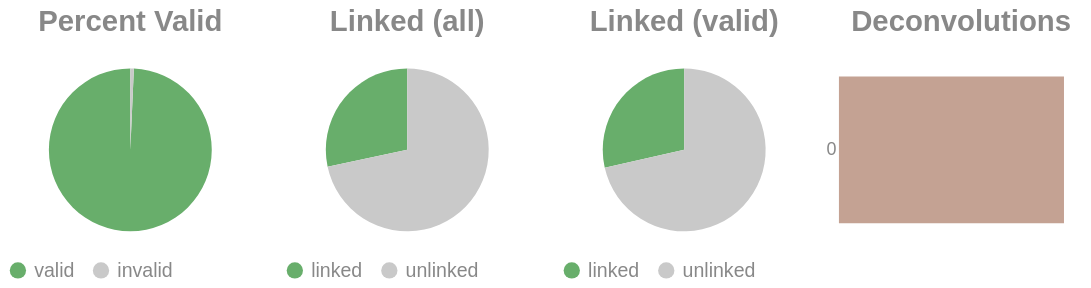

Notebook source saved alongside this figure:
### Code cell
if SKIPLR:
    pass
else:
    clash = Counter()
    for i in valids['molecule'].to_list():
        _mol = i.split("-")
        if len(_mol) == 1:
            clash.update('0')
        else:
            clash.update(_mol[-1])

    _d = {"deconvolutions": [], 'count': []}
    for k,v in clash.items():
        _d['deconvolutions'].append(k)
        _d['count'].append(v)

    tot_valid = valids['reads'].sum()
    mask = valids['reads'] >= 2
    n_linked_reads = valids.filter(mask)['reads'].sum()
    if n_linked_reads == 0:
        print_html("No linked molecules (>=2 reads) were detected; skipping linked-only distributions.")
        SKIPLR = True
    else:
        perc_valid = round(tot_valid / n_reads, 4)
        linked_perc_abs = round(n_linked_reads / n_reads, 4)
        linked_perc = round(n_linked_reads / tot_valid, 4)

    _valid = pl.DataFrame({"valids": ['valid', 'invalid'], "count": [tot_valid, n_reads - tot_valid]})
    _linked_abs = pl.DataFrame({"linked (absolute)": ['linked', 'unlinked'], "count": [n_linked_reads, n_reads - n_linked_reads]})
    _linked_rel = pl.DataFrame({"linked (valids)": ['linked', 'unlinked'], "count": [n_linked_reads, tot_valid - n_linked_reads]})

    (
        alt.hconcat(
            piechart(_valid, goodval = 'valid', title = "Percent Valid"),
            piechart(_linked_abs, goodval = "linked", title =  "Linked (all)"),
            piechart(_linked_rel, goodval = "linked", title =  "Linked (valid)"),
            convolutionbar(pl.DataFrame(_d), title = "Deconvolutions"),
            center = True,
            bounds = 'flush'
        )
        .resolve_scale(color='independent')
        .resolve_legend('independent')
        .properties(usermeta={'embedOptions': {"actions": False}})
    ).display()

### Figure 1 — Vega-Lite specification as saved in the notebook (floating-point values rounded to 4 significant figures)
{"width": "container", "height": 400, "config": {"title": {"anchor": "start", "dy": -15, "fontSize": 18, "color": "#888888", "subtitleColor": "#888888", "subtitleFontSize": 14}, "arc": {"fill": "#0072B2"}, "axis": {"domainColor": "#888888", "domainWidth": 0.5, "gridWidth": 0.2, "grid": false, "titleFontWeight": 400, "titleFontSize": 15, "labelFontSize": 11, "labelColor": "#888888", "tickColor": "#888888", "tickWidth": 0.2, "titleColor": "#888888"}, "axisBand": {"grid": false}, "axisX": {"grid": true, "tickSize": 10, "domainCap": "round"}, "axisY": {"domain": false, "grid": true, "tickSize": 0, "domainCap": "round"}, "background": "transparent", "header": {"labelFontSize": 15, "labelColor": "#888888", "titleFontSize": 15, "titleFontWeight": 600, "titleColor": "#888888"}, "legend": {"labelFont": "sans-serif", "labelFontSize": 12, "labelColor": "#888888", "symbolSize": 100, "symbolType": "circle", "titleFontSize": 12, "titlePadding": 10, "titleColor": "#888888", "title": null}, "range": {"category": ["#E69F00", "#56B4E9", "#009E73", "#F0E442", "#0072B2", "#D55E00", "#CC79A7", "#000000"], "diverging": ["#cfe8f3", "#a2d4ec", "#73bfe2", "#46abdb", "#1696d2", "#12719e"]}, "area": {"fill": "#0072B2", "fillOpacity": 0.7, "line": true, "strokeOpacity": 0.7}, "line": {"color": "#0072B2", "stroke": "#0072B2", "strokeWidth": 2}, "trail": {"color": "#0072B2", "stroke": "#0072B2", "strokeWidth": 0, "size": 1}, "point": {"filled": true, "fillOpacity": 1.0, "size": 95}, "text": {"color": "#888888", "fontSize": 11, "align": "right", "fontWeight": 400, "size": 11}, "bar": {"fill": "#0072B2", "stroke": null}, "view": {"stroke": null, "continuousWidth": 660, "continuousHeight": 400}}, "hconcat": [{"data": {"name": "data-95c5f5b2d76b3f46c6d4f3bf07d2b393"}, "mark": {"type": "arc"}, "encoding": {"color": {"field": "valids", "legend": {"orient": "bottom", "title": null}, "scale": {"domain": ["valid", "invalid"], "range": ["#68ae6b", "#C9C9C9"]}, "title": "Valids", "type": "nominal"}, "theta": {"field": "count", "type": "quantitative"}, "tooltip": [{"field": "valids", "title": "Valids", "type": "ordinal"}, {"field": "percent", "format": ".2%", "title": "Percent", "type": "quantitative"}, {"field": "count", "title": "Count", "type": "quantitative"}]}, "height": 100, "title": {"text": "Percent Valid", "align": "center", "anchor": "middle"}, "transform": [{"calculate": "datum.count / 8925901", "as": "percent"}], "width": 150}, {"data": {"name": "data-6e4d7e814e1582cf6c0ea442b62201fa"}, "mark": {"type": "arc"}, "encoding": {"color": {"field": "linked (absolute)", "legend": {"orient": "bottom", "title": null}, "scale": {"domain": ["linked", "unlinked"], "range": ["#68ae6b", "#C9C9C9"]}, "title": "Linked (Absolute)", "type": "nominal"}, "theta": {"field": "count", "type": "quantitative"}, "tooltip": [{"field": "linked (absolute)", "title": "Linked (Absolute)", "type": "ordinal"}, {"field": "percent", "format": ".2%", "title": "Percent", "type": "quantitative"}, {"field": "count", "title": "Count", "type": "quantitative"}]}, "height": 100, "title": {"text": "Linked (all)", "align": "center", "anchor": "middle"}, "transform": [{"calculate": "datum.count / 8925901", "as": "percent"}], "width": 150}, {"data": {"name": "data-18038c628c18ee8e809941ff11abdf12"}, "mark": {"type": "arc"}, "encoding": {"color": {"field": "linked (valids)", "legend": {"orient": "bottom", "title": null}, "scale": {"domain": ["linked", "unlinked"], "range": ["#68ae6b", "#C9C9C9"]}, "title": "Linked (Valids)", "type": "nominal"}, "theta": {"field": "count", "type": "quantitative"}, "tooltip": [{"field": "linked (valids)", "title": "Linked (Valids)", "type": "ordinal"}, {"field": "percent", "format": ".2%", "title": "Percent", "type": "quantitative"}, {"field": "count", "title": "Count", "type": "quantitative"}]}, "height": 100, "title": {"text": "Linked (valid)", "align": "center", "anchor": "middle"}, "transform": [{"calculate": "datum.count / 8863766", "as": "percent"}], "width": 150}, {"data": {"name": "data-16bda49fbb07977fb502715e6963c887"}, "mark": {"type": "bar"}, "encoding": {"color": {"field": "deconvolutions", "legend": null, "scale": {"scheme": "lightgreyred"}, "type": "nominal"}, "tooltip": [{"field": "deconvolutions", "title": "Deconvolutions", "type": "ordinal"}, {"field": "percent", "format": ".2%", "title": "Percent", "type": "quantitative"}, {"field": "count", "title": "Count", "type": "quantitative"}], "x": {"axis": null, "field": "count", "type": "quantitative"}, "y": {"field": "deconvolutions", "sort": "ascending", "title": null, "type": "nominal"}}, "height": 100, "title": {"text": "Deconvolutions", "align": "center", "anchor": "middle"}, "transform": [{"calculate": "datum.count / 7367977", "as": "percent"}], "width": 150}], "bounds": "flush", "center": true, "resolve": {"legend": {"angle": "independent"}, "scale": {"color": "independent"}}, "usermeta": {"embedOptions": {"actions": false}}, "$schema": "https://vega.github.io/schema/vega-lite/v6.1.0.json", "datasets": {"data-95c5f5b2d76b3f46c6d4f3bf07d2b393": [{"valids": "valid", "count": 8863766}, {"valids": "invalid", "count": 62135}], "data-6e4d7e814e1582cf6c0ea442b62201fa": [{"linked (absolute)": "linked", "count": 2530073}, {"linked (absolute)": "unlinked", "count": 6395828}], "data-18038c628c18ee8e809941ff11abdf12": [{"linked (valids)": "linked", "count": 2530073}, {"linked (valids)": "unlinked", "count": 6333693}], "data-16bda49fbb07977fb502715e6963c887": [{"deconvolutions": "0", "count": 7367977}]}}
